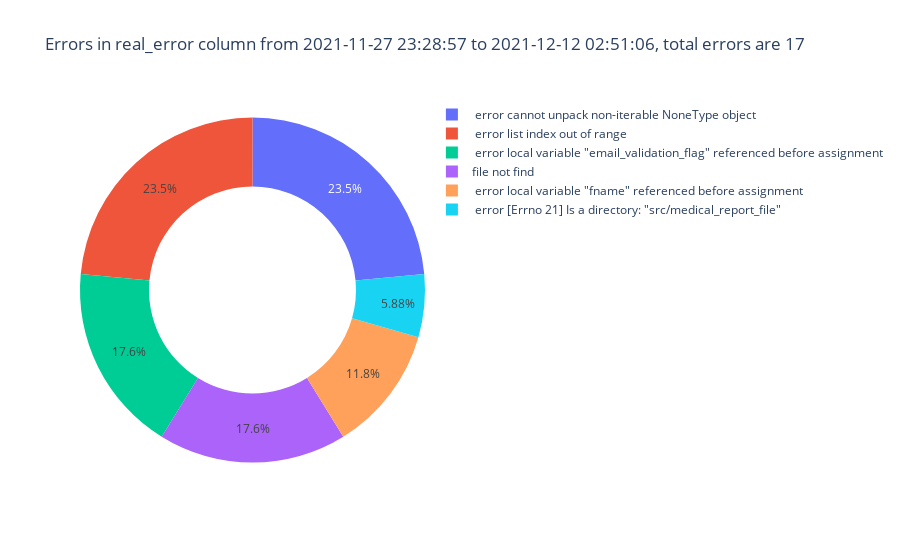

Write notebook code for a chart like this one.
### Code cell
fig = px.pie(csv, names='real_error',title=f"Errors in real_error column from {csv['date'][0]} to {csv['date'][csv.shape[0]-1]}, total errors are {csv.shape[0]}",hole=0.6)
fig.show()

### Figure 1 — Plotly figure (JSON) as saved in the notebook; plotly's stock layout.template omitted (floating-point values rounded to 4 significant figures)
{"data": [{"domain": {"x": [0, 1], "y": [0, 1]}, "hole": 0.6, "hovertemplate": "real_error=%{label}<extra></extra>", "labels": [" error local variable \"email_validation_flag\" referenced before assignment", " error local variable \"email_validation_flag\" referenced before assignment", " error local variable \"email_validation_flag\" referenced before assignment", "file not find", "file not find", " error cannot unpack non-iterable NoneType object", " error cannot unpack non-iterable NoneType object", " error cannot unpack non-iterable NoneType object", " error cannot unpack non-iterable NoneType object", "file not find", " error list index out of range", " error list index out of range", " error [Errno 21] Is a directory: \"src/medical_report_file\"", " error list index out of range", " error local variable \"fname\" referenced before assignment", " error local variable \"fname\" referenced before assignment", " error list index out of range"], "legendgroup": "", "name": "", "showlegend": true, "type": "pie"}], "layout": {"legend": {"tracegroupgap": 0}, "title": {"text": "Errors in real_error column from 2021-11-27 23:28:57 to 2021-12-12 02:51:06, total errors are 17"}}}
